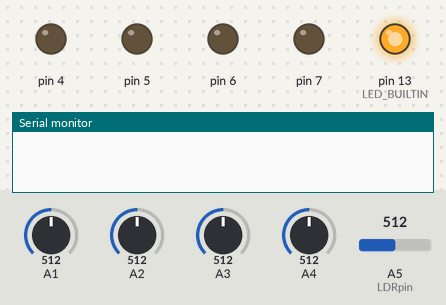
A sketch run on a simulated Arduino Uno, built with avr-gcc and run on an emulated ATmega328P. Shown: output pins drawn as LEDs (lit = HIGH), the last lines printed to the serial monitor. Inputs (shaded band) come from the test bench; at power-on: A5 (LDRpin) = 512, A1 = 512, A2 = 512, A3 = 512, A4 = 512.

Above: at 0.6 s.
At 11.7 s:
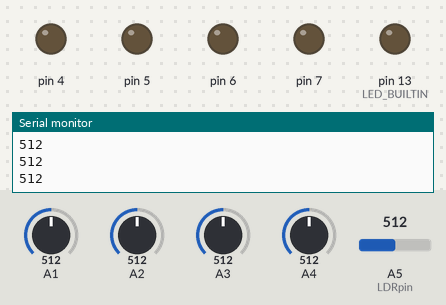
11.8 s: A5 (LDRpin) set to 939
13.3 s: A5 (LDRpin) set to 959
At 14.8 s:
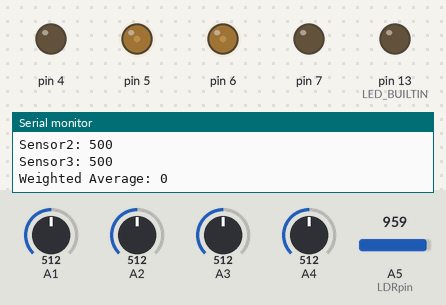
Timing chart, 0 to 16.3 s (numbered marks = the images above; inputs shaded):
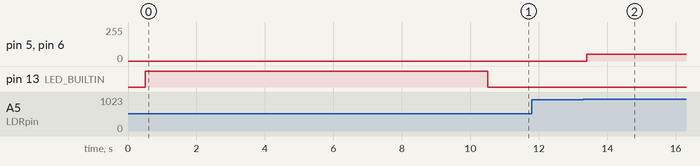

The sketch:

2D_Code_v2_wLDR.ino.ino
```cpp
#include <QTRSensors.h>

// Comments

#define Kp 1.25
#define Kd 0.45
#define Ki 0	// not used and not suitable for the current PID device
#define leftMotorBaseSpeed 50
#define rightMotorBaseSpeed 50

#define maxSpeed 255
#define minSpeed 30

#define threshold 950
//threshold is LDR threshold for ON or BRIGHT

#define LDRpin A5

QTRSensors qtr;

const uint8_t SensorCount = 4;
uint16_t sensorValues[SensorCount];

//double weightage[SensorCount] = {25,5,-5,-25};
double weightage[SensorCount] = {25,5,-5,-25};
double error = 0;
double errorSum = 0;
double lastError = 0;

int leftMotorSpeed;
int rightMotorSpeed;
int leftPrevMotorSpeed;
int rightPrevMotorSpeed;

void setup()
{
  // configure the sensors
  qtr.setTypeAnalog();
  qtr.setSensorPins((const uint8_t[]){A1,A2, A3, A4}, SensorCount);
  qtr.setEmitterPin(2);

  delay(500);
  pinMode(LED_BUILTIN, OUTPUT);
  pinMode (4,OUTPUT);
  pinMode (5,OUTPUT);
  pinMode (6,OUTPUT);
  pinMode (7,OUTPUT);
  digitalWrite(LED_BUILTIN, HIGH); // turn on Arduino's LED to indicate we are in calibration mode

  // analogRead() takes about 0.1 ms on an AVR.
  // 0.1 ms per sensor * 4 samples per sensor read (default) * 6 sensors
  // * 10 reads per calibrate() call = ~24 ms per calibrate() call.
  // Call calibrate() 400 times to make calibration take about 10 seconds.
  for (uint16_t i = 0; i < 400; i++)
  {
    qtr.calibrate();
  }
  digitalWrite(LED_BUILTIN, LOW); // turn off Arduino's LED to indicate we are through with calibration

  // print the calibration minimum values measured when emitters were on
  Serial.begin(9600);
  /* for (uint8_t i = 0; i < SensorCount; i++)
  {
    Serial.print(qtr.calibrationOn.minimum[i]);
    Serial.print(' ');
  }
  Serial.println();

  // print the calibration maximum values measured when emitters were on
  for (uint8_t i = 0; i < SensorCount; i++)
  {
    Serial.print(qtr.calibrationOn.maximum[i]);
    Serial.print(' ');
  }
  Serial.println();
  Serial.println();
  delay(1000);
  */
}

bool started;
int LDRvalue;

void loop()
{
  if (!started) {
    LDRvalue = analogRead(LDRpin);
    Serial.println(LDRvalue);
    if (LDRvalue > threshold ) started = !started;
  }
  else {
    qtr.readCalibrated(sensorValues);

    for (int i=0;i<SensorCount;i++)
    {
      Serial.print("Sensor");
      Serial.print(i);
      Serial.print (": ");
      Serial.println(sensorValues[i]);
    }

    error = weightedAverage();

    int calibration = 1 * (int)round(PID(error));

    Serial.print ("Calibration: ");
    Serial.println (calibration);

    leftMotorSpeed = leftMotorBaseSpeed - calibration;
    rightMotorSpeed = rightMotorBaseSpeed + calibration;

    //blank space logic

    int sumSensor = 0;
    for (int i=0; i<4; i++) {
      sumSensor += sensorValues[i];
    }
    if (sumSensor < 85) { //white space; keep previous
      leftMotorSpeed = leftPrevMotorSpeed;
      rightMotorSpeed = rightPrevMotorSpeed;
    }
    else {

    // normal logic
      if (leftMotorSpeed >= 0 && rightMotorSpeed >= 0)
      {
        leftMotorSpeed = constrain(leftMotorSpeed, 0, maxSpeed);
        rightMotorSpeed = constrain(rightMotorSpeed, 0, maxSpeed);

        analogWrite (5, leftMotorSpeed);
        digitalWrite (4, LOW); //LOW is forward

        analogWrite (6, rightMotorSpeed);
        digitalWrite (7, LOW);
      }
      else if (leftMotorSpeed < 0 && rightMotorSpeed > 0)
      {
        leftMotorSpeed = constrain(leftMotorSpeed, 0, minSpeed);
        rightMotorSpeed = constrain(rightMotorSpeed, 0, maxSpeed);

        analogWrite (5, leftMotorSpeed);
        digitalWrite (4, HIGH);

        analogWrite (6, rightMotorSpeed);
        digitalWrite (7, LOW);
      }
      else if (leftMotorSpeed > 0 && rightMotorSpeed < 0)
      {
        leftMotorSpeed = constrain(leftMotorSpeed, 0, maxSpeed);
        rightMotorSpeed = constrain(rightMotorSpeed, 0, minSpeed);

        analogWrite (5, leftMotorSpeed);
        digitalWrite (4, LOW);

        analogWrite (6, rightMotorSpeed);
        digitalWrite (7, HIGH);
      }

      rightPrevMotorSpeed = rightMotorSpeed;
      leftPrevMotorSpeed = leftMotorSpeed;
    }

  }
}

double weightedAverage (void)
{
  int sum = 0;
  double weightedSum = 0;
  for (int i = 0; i<SensorCount; i++)
  {
    weightedSum += sensorValues[i]*weightage[i];
    sum += sensorValues[i];
  }

  int weightedAverage = round( weightedSum/(double) sum);

  Serial.print ("Weighted Average: ");
  Serial.println (weightedAverage);

  return weightedAverage;
}

double PID (int error)
{
  errorSum += error;
  double differentialError = error - lastError;
  lastError = error;

  double output = Kp*error + Kd*differentialError + Ki*errorSum;

  return output;
}
```

Measured:
- the behaviour switches between 950 and 951 on A5 (LDRpin) (found by bisection; images 1 and 2)
- after the input at 13.3 s, pin 5, pin 6: 0/255 → 50/255 after 0.10 s
